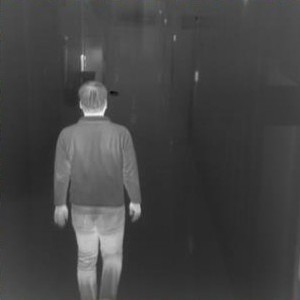
%> input picture manWalkIR.jpg, 300 x 300 px
$ octave image_fusion_new.m   (GNU Octave 9; MATLAB toolbox functions it lacks are replaced by stand-ins)
%> lines starting %> are read from the running program, lines starting %| are printed output that depends on the picture; in (x1, y1, x2, y2) boxes, pixels count from 0 and x2, y2 are one past the last pixel; in counts of white or black regions, pixels touching at a corner belong together; the program's own positions count from 1
clc; clear; close all;

% Load Input Images
IR = imread('manWalkIR.jpg');
%> IR is the input picture: size 300x300x3 uint8; mean R, G, B 67.7, 67.8, 67.7
VIS = imread('manWalkVB.jpg');
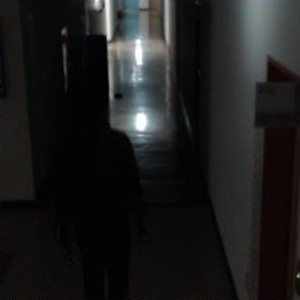
%> input picture manWalkVB.jpg, 300 x 300 px
%> VIS is the input picture: size 300x300x3 uint8; mean R, G, B 29, 29, 28.6
figure(1)
imshow(IR); title('Original Infrared Image');

% Preprocess Infrared Image
grayIR = rgb2gray(IR);
figure(2)
imhist(grayIR); title('Histogram of Infrared Grayscale Image');
%> after `title('Histogram of Infrared Grayscale Image')`:
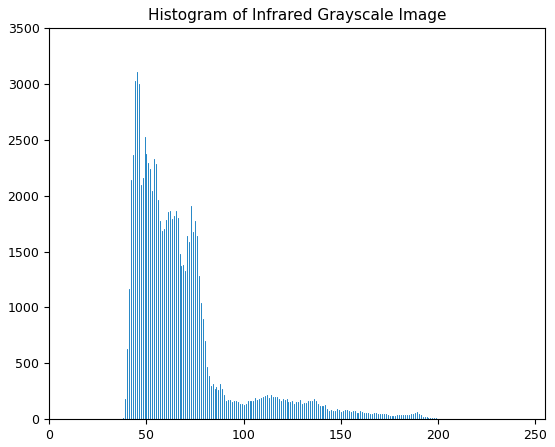
%> figure redrawn from the program's plot data; highest point at x = 45, y = 3105

smoothedIR = imgaussfilt(grayIR, 2);  % Gaussian smoothing
level = graythresh(smoothedIR);      % Otsu threshold
%> level = 0.365
threshold = round(level * 255);
%> threshold = 93
fprintf('Computed Otsu Threshold: %d\n', threshold);
%| Computed Otsu Threshold: 93

binaryMask = smoothedIR > threshold;
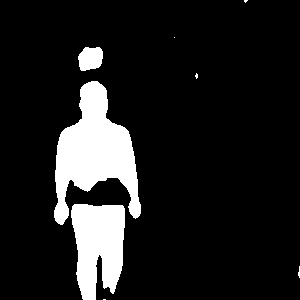
%> binaryMask: size 300x300 logical; 12% white; 8 white regions (5 under 20 px), largest, box (x1, y1, x2, y2) and area: (54, 81, 141, 225) 6353, (71, 204, 125, 300) 3960, (78, 47, 103, 71) 483
binaryMask = imclose(binaryMask, strel('disk', 5));   % Fill gaps
%> binaryMask: size 300x300 logical; 12.4% white; 7 white regions (5 under 20 px), largest, box (x1, y1, x2, y2) and area: (54, 81, 141, 300) 10649, (78, 47, 103, 71) 483
binaryMask = bwareaopen(binaryMask, 100);             % Remove small fragments

% Apply Mask to IR Image
maskedIR = IR;
maskedIR(repmat(~binaryMask, [1 1 3])) = 0;
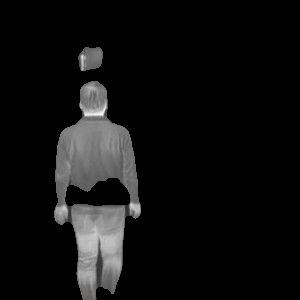
%> maskedIR: size 300x300x3 uint8; mean R, G, B 15.9, 15.9, 15.8
figure(3)
imshow(maskedIR); title('Masked IR Image (Auto ROI)');

% Create STM and BM Masks
stm = uint8(binaryMask) * 255;
bm = uint8(~binaryMask) * 255;

figure(4)
subplot(1,2,1); imshow(stm); title('Salient Target Mask');
subplot(1,2,2); imshow(bm); title('Background Mask');

greyI = rgb2gray(IR);
result1 = greyI .* uint8(binaryMask);
figure(5)
imshow(result1); title('Salient × Infrared');

result2 = greyI .* uint8(~binaryMask);
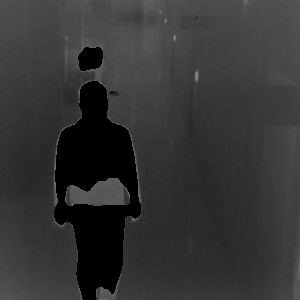
%> result2: size 300x300 uint8; min 0, max 141, mean 51.9
figure(6)
imshow(result2); title('Background × Infrared');

% Visible Image Fusion
greyVIS = rgb2gray(VIS);
stmDouble = double(stm) / 255;
VIS_double = double(VIS);

Id = uint8(stmDouble .* double(greyVIS) + (1 - stmDouble) .* VIS_double);

% Ensure RGB format
if size(Id, 3) == 1
    Id_rgb = cat(3, Id, Id, Id);
else
    Id_rgb = Id;
end

if size(maskedIR, 3) == 1
    masked_rgb = cat(3, maskedIR, maskedIR, maskedIR);
else
    masked_rgb = maskedIR;
end

% Final Fusion
fusedFinal = uint8(0.5 * double(masked_rgb) + 0.5 * double(Id_rgb));
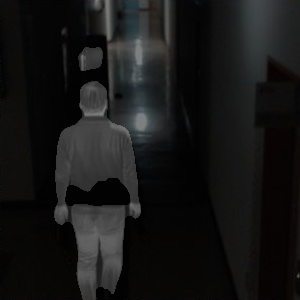
%> fusedFinal: size 300x300x3 uint8; mean R, G, B 22.7, 22.7, 22.5
figure(7)
imshow(fusedFinal); title('Final Fused Output (Auto ROI + Otsu)');

% Simulated Convolutional Enhancement
conv1x1_1 = fusedFinal;                     % Simulated 1×1 conv
conv3x3 = imgaussfilt(conv1x1_1, 1);        % Simulated 3×3 conv
conv1x1_2 = conv3x3;                        % Simulated 1×1 conv

convEnhanced = uint8(0.5 * double(fusedFinal) + 0.5 * double(conv1x1_2));
figure(8)
imshow(convEnhanced); title('Simulated Convolutional Enhancement Output');

% Loss Function Evaluation
fusedGray = rgb2gray(convEnhanced);
refGray = rgb2gray(VIS);  % Reference can be VIS, IR, or maskedIR

% SSIM Loss
ssimVal = ssim(fusedGray, refGray);
%> ssimVal = 0.684
L_ssim = 1 - ssimVal;
%> L_ssim = 0.316

% Gradient Loss
Gx_fused = imgradient(fusedGray, 'sobel');
Gx_ref = imgradient(refGray, 'sobel');
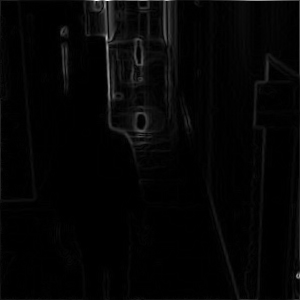
%> Gx_ref: size 300x300 double; min 0, max 951.3, mean 19.4; drawn with min black and max white
L_grad = mean(abs(double(Gx_fused) - double(Gx_ref)), 'all') / 255;
%> L_grad = 0.0627

% Total Loss
L_total = L_ssim + L_grad;
%> L_total = 0.379

fprintf('\n--- Fusion Loss Evaluation ---\n');
fprintf('SSIM Loss      : %.4f\n', L_ssim);
%| SSIM Loss      : 0.3162
fprintf('Gradient Loss  : %.4f\n', L_grad);
%| Gradient Loss  : 0.0627
fprintf('Total Loss     : %.4f\n', L_total);
%| Total Loss     : 0.3789
